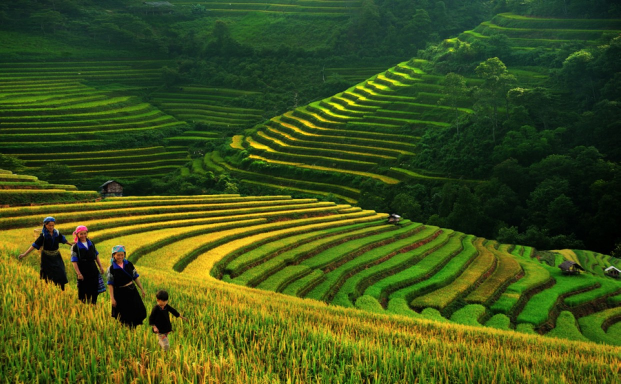
%> input picture Lab_02/GreenVietnam.png, 1241 x 768 px (shown at 1/2 size)
$ octave bai1-3.m   (GNU Octave 9; MATLAB toolbox functions it lacks are replaced by stand-ins)
%> lines starting %> are read from the running program, lines starting %| are printed output that depends on the picture
pkg load image;
clear all;

I = imread("../GreenVietnam.png");
%> I is the input picture: size 768x1241x3 uint8; mean R, G, B 64.9, 82.2, 25.8

s = 8;
m = rows(I);
%> m = 768
n = columns(I);
%> n = 1241

J = zeros( round(m/s), round(n/s), 3);

X = rows(J);
%> X = 96
Y = columns(J);
%> Y = 155

for b = 1 : 3

  A = I(:,:,b);
  B = zeros(X,Y);

  for r = 1 : X

    for c = 1 : Y

      S = A(r*s - s + 1: r*s,c*s - s + 1: c*s);
      mean_a = mean(mean(S));
      B(r,c) = mean_a;

    endfor

  endfor

  J(:,:,b) = mat2gray(B);

endfor
%> this loop made 3 passes
%> pass 1, `A = I(:,:,b);`:
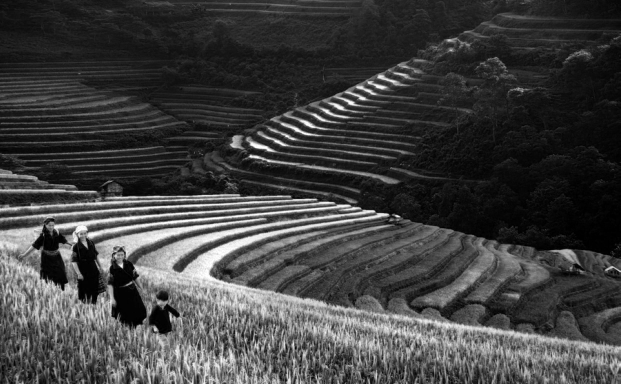
%> A: size 768x1241 uint8 (shown at 1/2 size); min 0, max 255, mean 64.9
%> pass 2, `A = I(:,:,b);`:
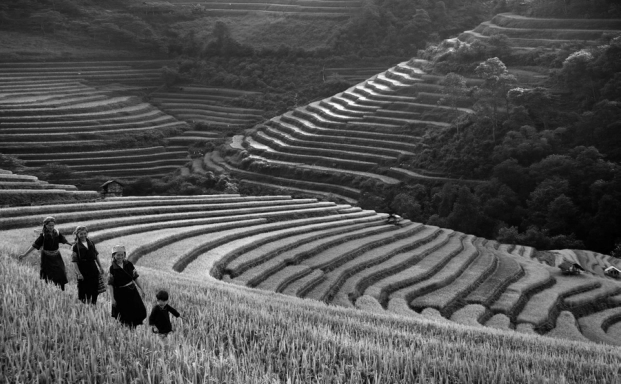
%> A: size 768x1241 uint8 (shown at 1/2 size); min 0, max 255, mean 82.2
%> pass 3, `A = I(:,:,b);`:
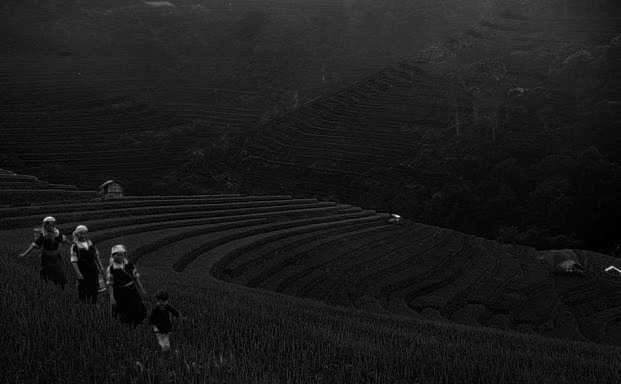
%> A: size 768x1241 uint8 (shown at 1/2 size); min 0, max 249, mean 25.8
%> after the loop:
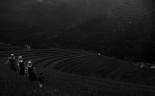
%> B: size 96x155 double; min 0, max 163.2, mean 25.8
%> after the loop:
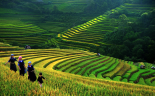
%> J: size 96x155x3 double; mean R, G, B 0.259, 0.354, 0.158

imwrite (J, "../result/result_1_3.png");

% imshow(J)
